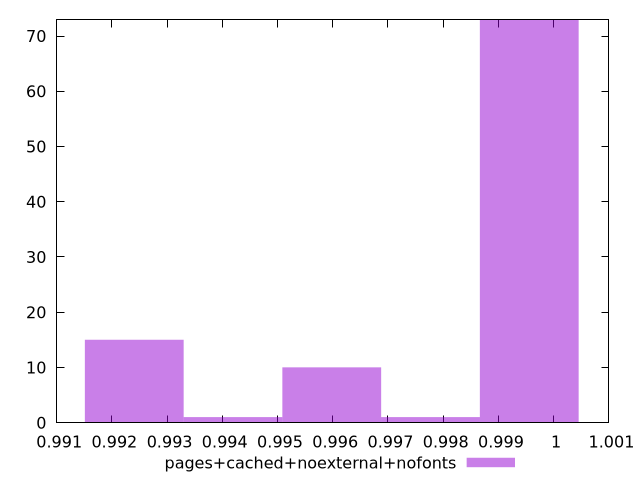

gnuplot code for this plot:
$_pagesCachedNoexternalNofonts <<EOF
0.9995583659111724 73
0.9924058910209315 15
0.9959821284660519 10
0.9941940097434917 1
0.9977702471886122 1
EOF
set key outside below
set terminal pngcairo
set output "report_00005_2020-11-02T22-26-11.212Z/interactive/pages+cached+noexternal+nofonts//hist.png"
set yrange [0:73]
set boxwidth 0.001788118722560237
set style fill transparent solid 0.5 noborder
plot $_pagesCachedNoexternalNofonts title "pages+cached+noexternal+nofonts" with boxes ,
